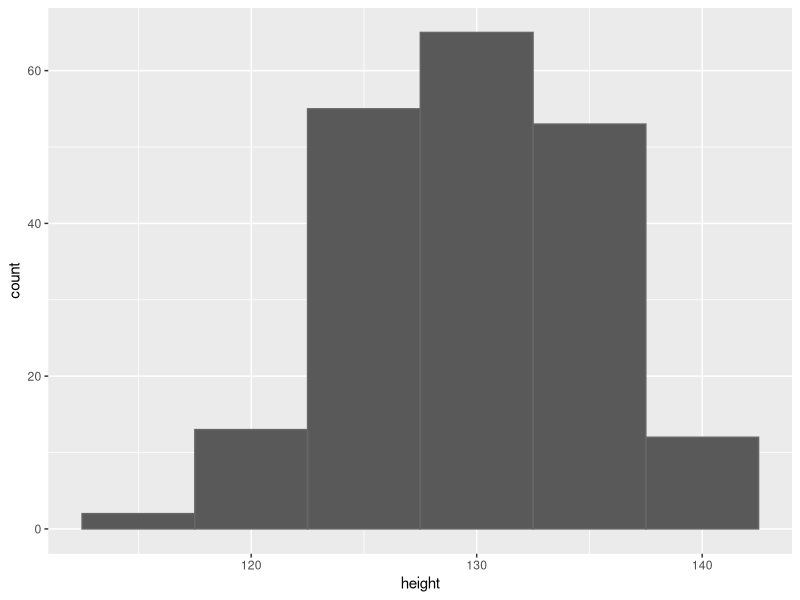
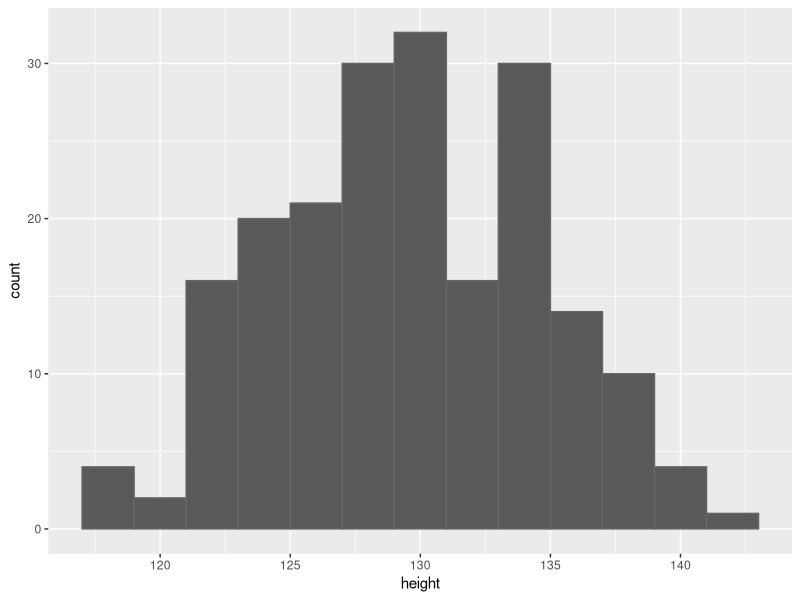
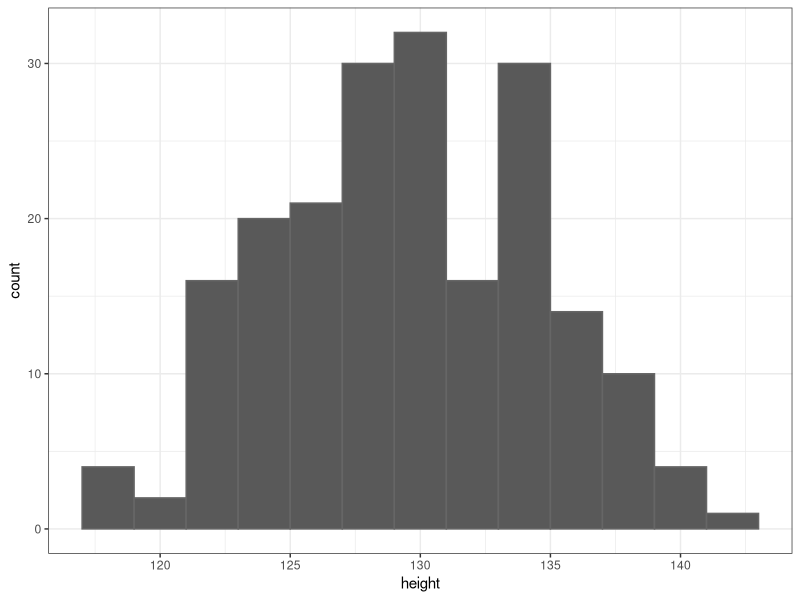
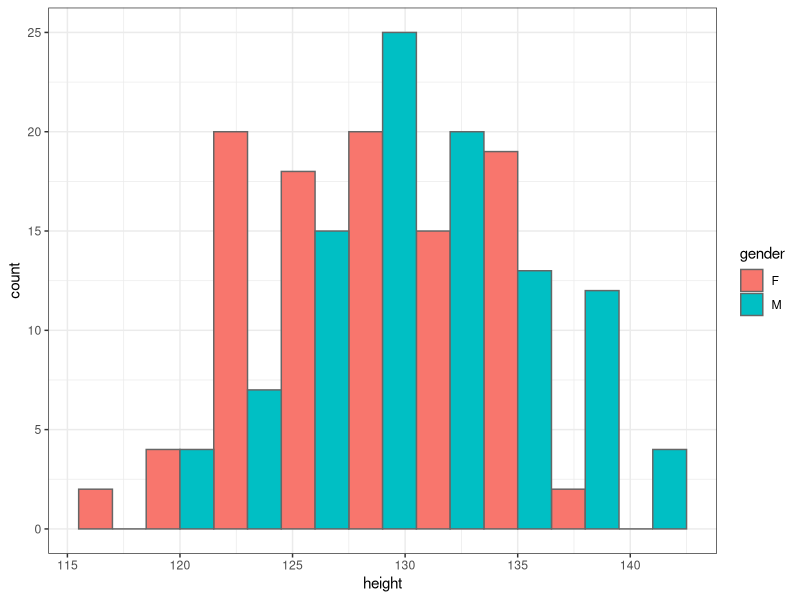
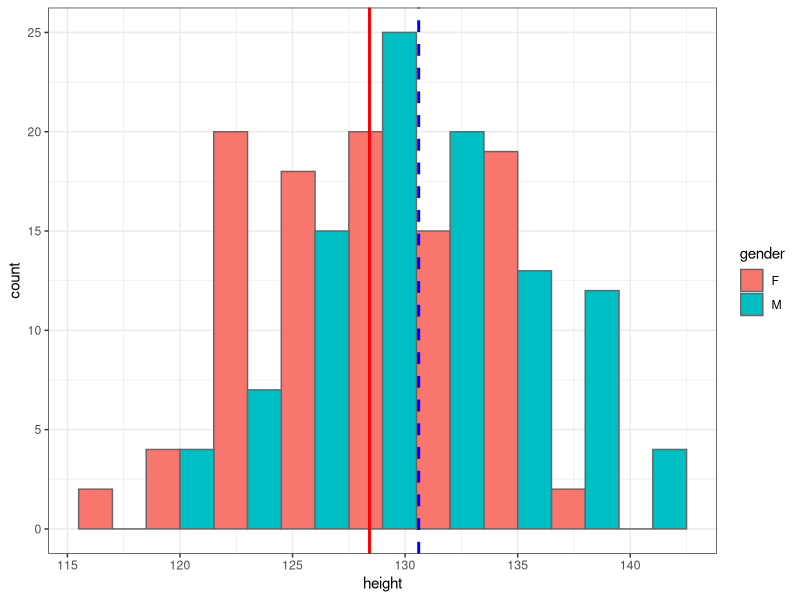
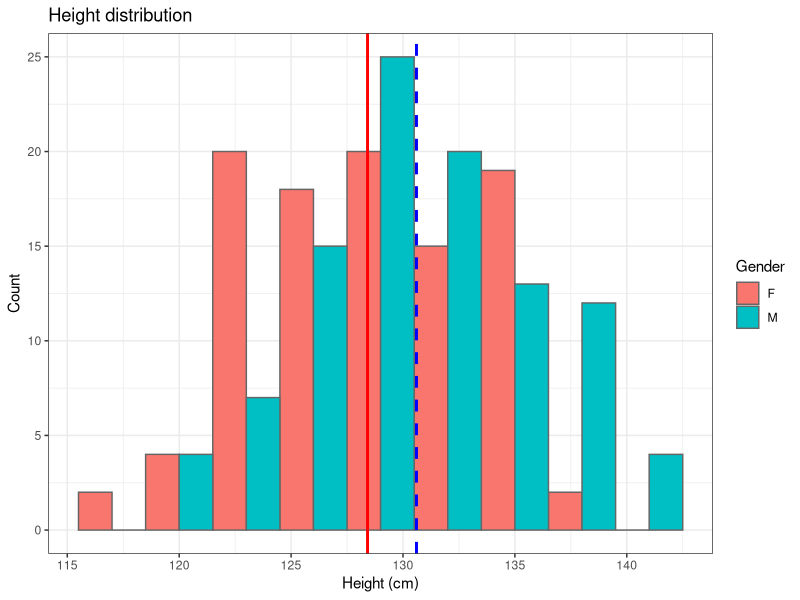

Here is the R script that generated these plots, in order:
#' title: "Тестирование статистических гипотез"
#' author: "Марина Варфоломеева, Вадим Хайтов"

#' ## Простейший пример тестирования гипотезы

# Зерно для генератора случайных чисел для сопоставимости результатов
set.seed(456)
# Создаем две выборки по 100 из нормального распределения с разными параметрами
male <- rnorm(n = 100, mean = 130, sd = 5)
female <- rnorm(n = 100, mean = 129, sd = 5)
gender <- c(rep("M", 100), rep("F", 100))
# Сохраняем выборки в датафрейме для удобства
df_height <- data.frame(gender = factor(gender),
                        height = c(male, female))


library(ggplot2)
ggplot(df_height, aes(x = height)) +
  geom_histogram(binwidth = 5, colour = "grey40")


#' ## Изменим ширину интервалов гистограммы
ggplot(df_height, aes(x = height)) +
  geom_histogram(binwidth = 2, colour = "grey40")

#' ## Изменим оформление (тему) графика

# # На один раз
# ggplot(df_height, aes(x = height)) +
#   geom_histogram(binwidth = 2, colour = "grey40") +
#   theme_classic()

# # Или до конца сессии
theme_set(theme_bw())
ggplot(df_height, aes(x = height)) +
  geom_histogram(binwidth = 2, colour = "grey40")


#' ## Разделим гистограммы по переменной gender при помощи цвета

ggplot(df_height, aes(x = height, fill = gender)) +
  geom_histogram(binwidth = 3, colour = "grey40", position = "dodge")


#' ## При помощи логических векторов посчитаем средние по переменной gender

f_male <- df_height$gender == "M"
f_female <- !f_male
mean_m <- mean(df_height$height[f_male])
mean_f <- mean(df_height$height[f_female])

#' ## Добавим линии, обозначающие средние значения
gg_height <- ggplot(df_height, aes(x = height, fill = gender)) +
  geom_histogram(binwidth = 3, colour = "grey40", position = "dodge") +
  geom_vline(aes(xintercept = mean_f), colour = "red", size = 1) +
  geom_vline(aes(xintercept = mean_m), colour = "blue", size = 1, linetype = "dashed")
gg_height


#' ## Добавим подписи осей и заголовок
gg_height +
  labs(x = "Height (cm)",
       y = "Count",
       title ="Height distribution",
       fill = "Gender")

#' ## Сравним две выборки с помощью t-критерия Стьюдента
t_height <- t.test(height ~ gender, data = df_height)
t_height

#' ### Вопрос: Вероятность какого события отражает уровень значимости p=`r t_height$p.value`?

#' Сравним при помощи пермутаций две выборки, описывающие рост мальчиков и девочек (`male` и `female`)
head(male)
head(female)

d_initial <- abs(mean(male) - mean(female))

Nperm <- 10000              # число пермутаций
dperm <- rep(NA, Nperm)     # пустой вектор для результатов
set.seed(76)             # зерно для генератора случайных чисел

for (i in 1:(Nperm - 1))    # Повторяем 9999 раз
{
  BOX <- c(male, female)    # смешиваем наши вектора
  ord <- sample(x = 1:200, size = 200)   # задаем новый порядок значений
  f <- BOX[ord[1:100]]      # первые 100 перемешанных значений
  m <- BOX [ord[101:200]]   # следующие 100 перемешанных значений
  dperm[i] = abs(mean(m) - mean(f))  # считаем пермутационную статистику
}

head(dperm)

tail(dperm)

#' Последнее 10000-е значение не заполнено!


dperm[Nperm] <- d_initial


#' Для удобства, положим данные в датафрейм и отметим значения d < d_initial
df_perm <- data.frame(d_p = dperm)
df_perm$less <- df_perm$d_p < d_initial

#' ## Получаем распределение статистики $d_{perm}$
#' ## Задание: Постройте график самостоятельно




#' ## Расчитаем величину уровня значимости
p_perm <- length(dperm[dperm >= d_initial] ) / Nperm
